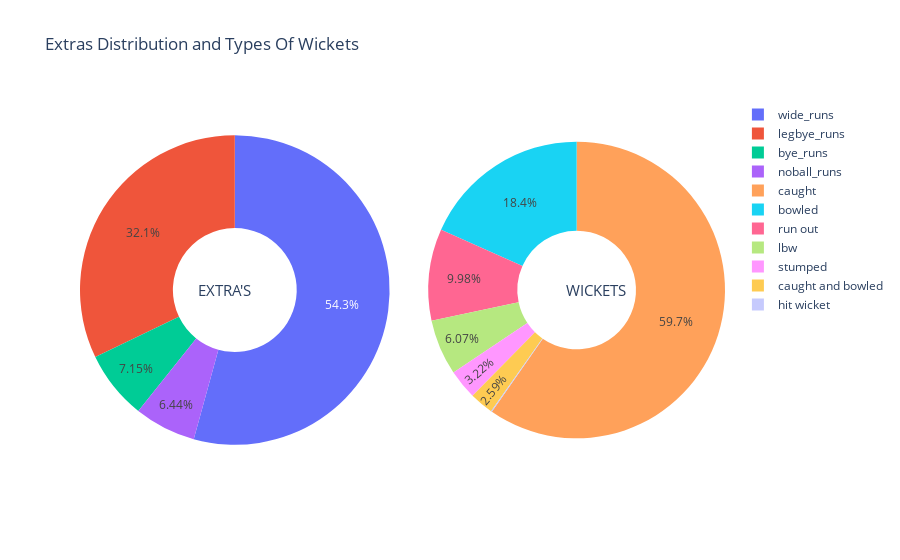

Here is the notebook cell this chart was saved with:
### Markdown cell above
### Extras And Wickets

### Code cell
extras=['wide_runs','bye_runs','legbye_runs','noball_runs']
sizes=[5161,680,3056,612]

dismiss=["run out","bowled", "caught", "lbw", "stumped", "caught and bowled", "hit wicket"]
ct=df_deliveries[df_deliveries["dismissal_kind"].isin(dismiss)]
bx=ct.dismissal_kind.value_counts()[:10]
bx


fig = {
  "data": [
    {
      "values": sizes,
      "labels": extras,
      "domain": {"x": [0, .48]},
      "name": "Extra's",
      "hoverinfo":"label+percent+name",
      "hole": .4,
      "type": "pie"
    },     
    {
      "values": bx.values ,
      "labels": bx.index,
      ##"text":"CO2",
      "textposition":"inside",
      "domain": {"x": [.54, 1]},
      "name": "Wickets",
      "hoverinfo":"label+percent+name",
      "hole": .4,
      "type": "pie"
    }],
  "layout": {
        "title":"Extras Distribution and Types Of Wickets",
        "annotations": [
            {
                "font": {
                    "size": 15
                },
                "showarrow": False,
                "text": "EXTRA'S",
                "x": 0.18,
                "y": 0.5
            },
            {
                "font": {
                    "size": 15
                },
                "showarrow": False,
                "text": "WICKETS",
                "x": 0.85,
                "y": 0.5
            }
        ]
    }
}
py.iplot(fig, filename='donut')

### Figure 1 — Plotly figure (JSON) as saved in the notebook; plotly's stock layout.template omitted (floating-point values rounded to 4 significant figures)
{"data": [{"domain": {"x": [0, 0.48]}, "hole": 0.4, "hoverinfo": "label+percent+name", "labels": ["wide_runs", "bye_runs", "legbye_runs", "noball_runs"], "name": "Extra's", "type": "pie", "values": [5161, 680, 3056, 612]}, {"domain": {"x": [0.54, 1]}, "hole": 0.4, "hoverinfo": "label+percent+name", "labels": ["caught", "bowled", "run out", "lbw", "stumped", "caught and bowled", "hit wicket"], "name": "Wickets", "textposition": "inside", "type": "pie", "values": [4861, 1495, 813, 494, 262, 211, 9]}], "layout": {"annotations": [{"font": {"size": 15}, "showarrow": false, "text": "EXTRA'S", "x": 0.18, "y": 0.5}, {"font": {"size": 15}, "showarrow": false, "text": "WICKETS", "x": 0.85, "y": 0.5}], "title": {"text": "Extras Distribution and Types Of Wickets"}}}
